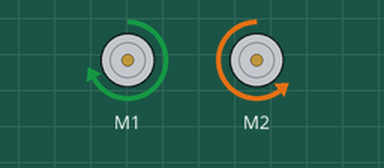
The sketch below on a simulated Arduino Uno, built with avr-gcc and run on an emulated ATmega328P. Parts: 2 × DC motor (green arrow = forward, orange = backward, longer = faster).

Above: at 0.1 s.
At 20.1 s:
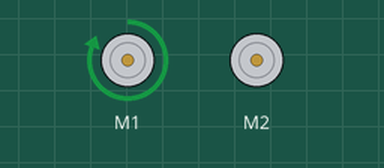
At 34.2 s:
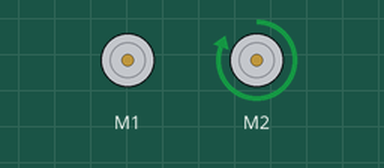
At 36.3 s:
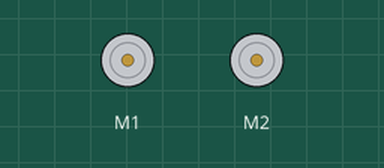
Timing chart, 0 to 39.7 s (numbered marks = the images above):
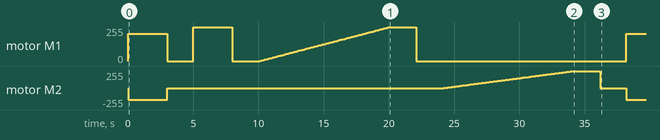

The sketch:

L298N_DC_2motors.ino
```cpp
// (licence header left out)
#include <Robojax_L298N_DC_motor.h>
// motor 1 settings

#define ENA 19 // this pin must be PWM enabled pin if Arduino board is used
#define IN1 18
#define IN2 21
#define CHA 0

// motor 2 settings
#define IN3 5
#define IN4 17
#define ENB 16// this pin must be PWM enabled pin if Arduino board is used
#define CHB 1


const int CCW = 2; // do not change
const int CW  = 1; // do not change

#define motor1 1 // do not change
#define motor2 2 // do not change

// for single motor
//Robojax_L298N_DC_motor robot(IN1, IN2, ENA, true);

// for two motors without debug information	// Watch video instruciton for this line: https://youtu.be/2JTMqURJTwg
Robojax_L298N_DC_motor robot(IN1, IN2, ENA ,CHA, IN3, IN4, ENB, CHB);


void setup() {
  Serial.begin(115200);
  robot.begin();
  //L298N DC Motor by Robojax.com

}

void loop() {

 // robot.demo(1);
  robot.rotate(motor1, 80, CW);//run motor1 at 60% speed in CW direction
  robot.rotate(motor2, 70, CCW);//run motor1 at 60% speed in CW direction

  delay(3000);

  robot.brake(1);
  robot.brake(2);
  delay(2000);


  robot.rotate(motor1, 100, CW);//run motor1 at 60% speed in CW direction
  delay(3000);

  robot.rotate(motor2, 100, CCW);//run motor1 at 60% speed in CW direction

  robot.brake(1);
  robot.brake(2);
  delay(2000);

  for(int i=0; i<=100; i++)
  {
    robot.rotate(motor1, i, CW);// turn motor1 with i% speed in CW direction (whatever is i)
    delay(100);
  }
  delay(2000);

  robot.brake(1);
  delay(2000);

  for(int i=0; i<=100; i++)
  {
    robot.rotate(motor2, i, CW);// turn motor1 with i% speed in CW direction (whatever is i)
    delay(100);
  }
  delay(2000);

  robot.brake(2);
  delay(2000);
  // Robojax L298N Library. Watch video instruciton https://youtu.be/2JTMqURJTwg
}
```

Measured:
- by itself, motor M2: stopped → backward 178/255 at 0.00 s, → stopped 3.0 s later, → forward 2/255 21.2 s later, → forward 5/255 0.10 s later, … (104 changes in this stretch)
